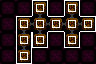

Rendered tile map (Tiled .tmx) drawn with the repository's tilesets; below, a short description and the full map source, tile grids included:
An orthogonal 6x4 tile map with 16x16 px tiles, 3 tile layers (Maze Shape, Room Properties, Minimap).

<map version="1.10" tiledversion="1.11.0" orientation="orthogonal" renderorder="right-down" width="6" height="4" tilewidth="16" tileheight="16" infinite="0" nextlayerid="4" nextobjectid="1">
 <tileset firstgid="1" source="../LayoutTiles.tsx" />
 <layer id="1" name="Maze Shape" width="6" height="4">
  <data encoding="csv">
1,1,2,1,2,1,
1,35,18,19,18,20,
1,34,50,1,50,1,
1,50,1,1,1,1
</data>
 </layer>
 <layer id="2" name="Room Properties" width="6" height="4">
  <data encoding="csv">
5,5,37,5,37,5,
5,37,37,37,37,37,
5,37,37,5,37,5,
5,37,5,5,5,5
</data>
 </layer>
 <layer id="3" name="Minimap" width="6" height="4">
  <data encoding="csv">
0,0,13,0,13,0,
0,13,13,13,13,13,
0,13,13,0,13,0,
0,13,0,0,0,0
</data>
 </layer>
</map>
